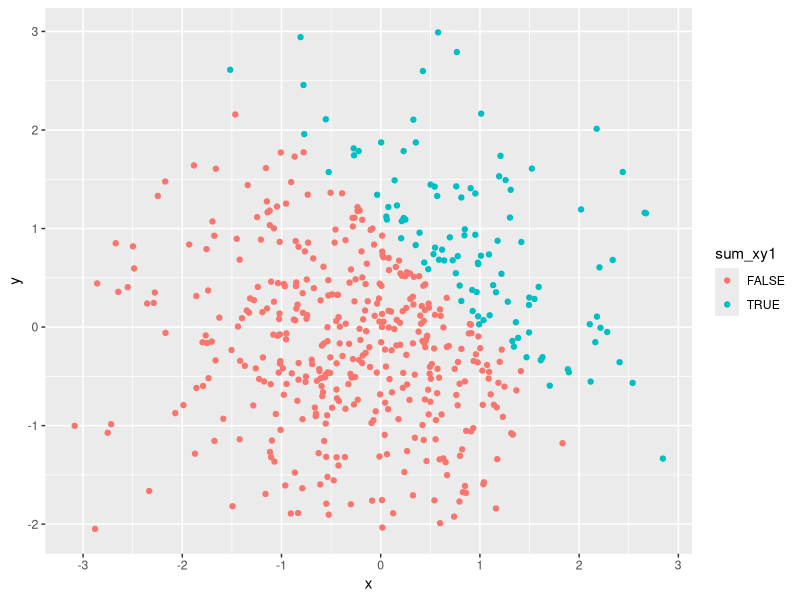
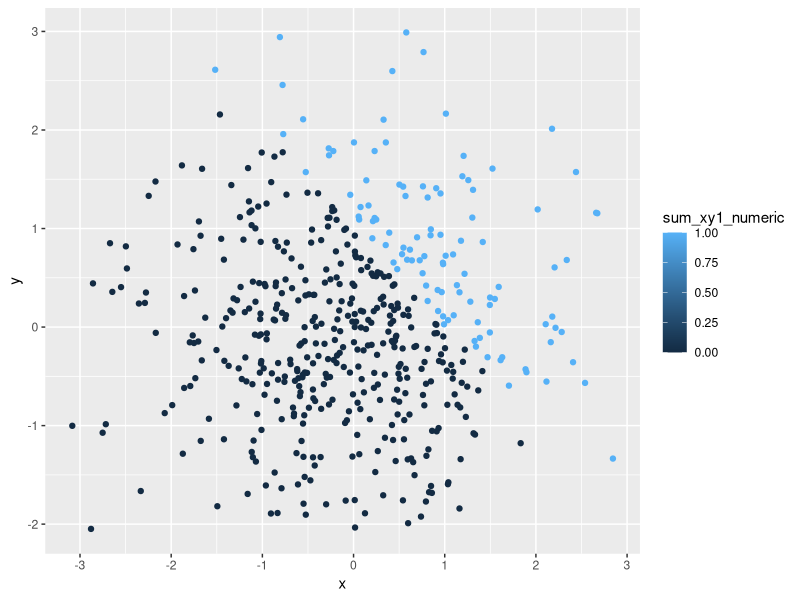
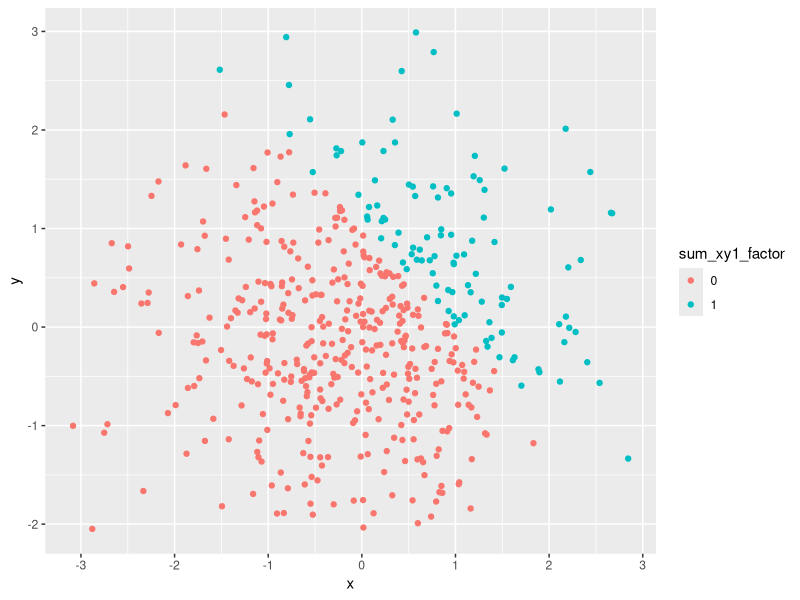
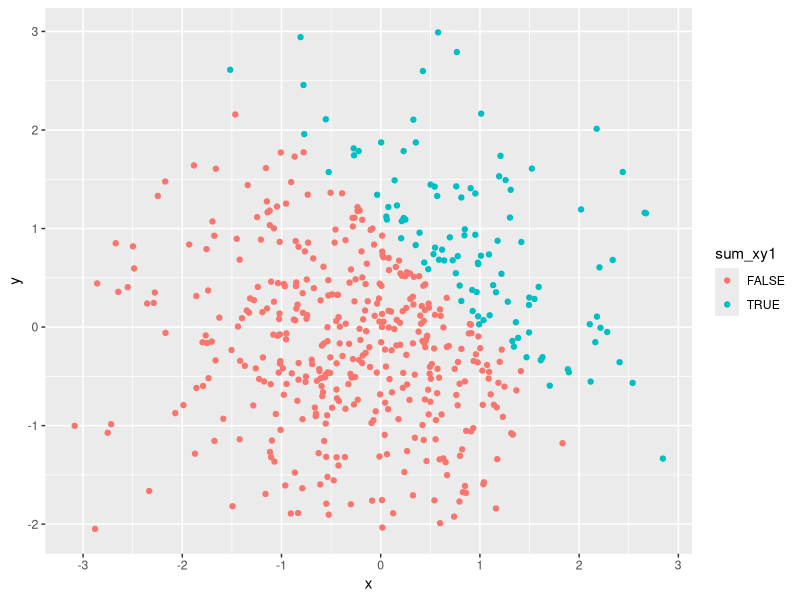

Reproduce these figures in R, in order.
## ---- chunk 1
knitr::opts_chunk$set(echo = TRUE)
library(tidyverse)
## ---- chunk 2

problem1_df = tibble(
  norm_samp = rnorm(8),
  norm_samp_pos = norm_samp > 0,
  vec_char = c("My", "name", "is", "Jerri", "Chen", "MD", "PhD", "MS"),
  vec_factor = factor(c("A", "B", "C", "A", "B", "C", "A", "B"))
)
## ---- chunk 3
problem2_df = tibble(
  x = rnorm(500),
  y = rnorm(500),
  sum_xy1 = x + y > 1,
  sum_xy1_numeric = as.numeric(x + y > 1),
  sum_xy1_factor = as.factor(sum_xy1_numeric)
)
## ---- chunk 4
ggplot(problem2_df, aes(x = x, y = y, color = sum_xy1)) + geom_point()
ggsave("scatter_plot.pdf", height = 4, width = 6)
## ---- chunk 5
ggplot(problem2_df, aes(x = x, y = y, color = sum_xy1_numeric)) + geom_point()
## ---- chunk 6
ggplot(problem2_df, aes(x = x, y = y, color = sum_xy1_factor)) + geom_point()
